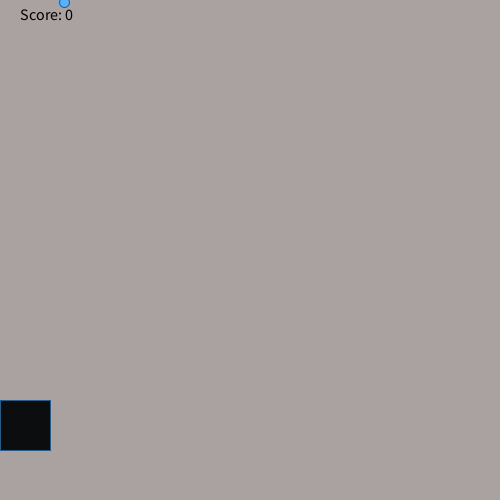
Frame 1 (no input)
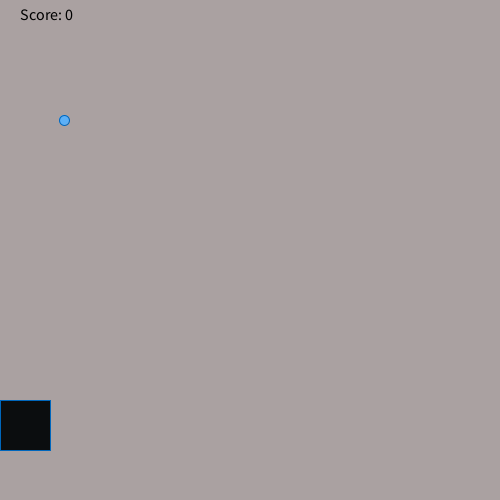
Frame 60 (the mouse pressed at the canvas centre just before this capture)
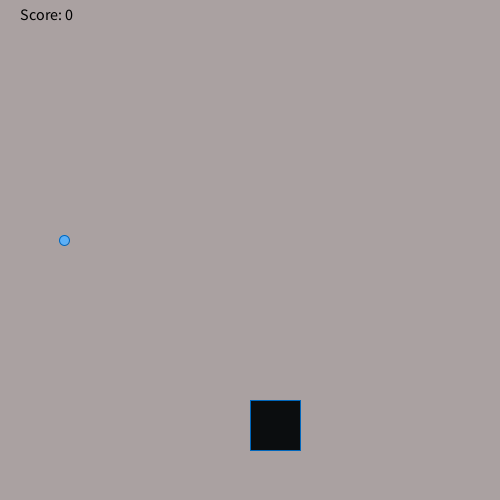
Frame 120 (the mouse held since frame 60 and released just before this capture)

The Processing sketch that drew these frames (run headless with seeded random() and noise(); from frame 60 on, the mouse is pressed at the canvas centre):

// Processing sketch: rain_game
// ── rain_game.pde
int y = 0;
int randomNumber = (int) random(width);
int x = randomNumber;
int score = 0;
void setup(){
size(500,500);
background(#AAA1A1);
}

void draw(){
  int randomNumber = (int) random(width);
  background(#AAA1A1);
fill(#5CB0F7);
stroke(#0066BC);
y+=2;
ellipse(x,y,10,10);
if(y>500){
y = 0;
x = randomNumber;
}
fill(#0B0D0F);
rect( mouseX,400, 50, 50);
if(y == 400){
checkCatch(x);

}
fill(0, 0, 0);
textSize(16);
text("Score: " + score, 20, 20);

}

void checkCatch(int x){
     if (x > mouseX && x < mouseX+100 ){
     score++;
       y = 0;
x = randomNumber;
     }
     else if (score > 0) 
          score--;
     println("Your score is now: " + score); }
